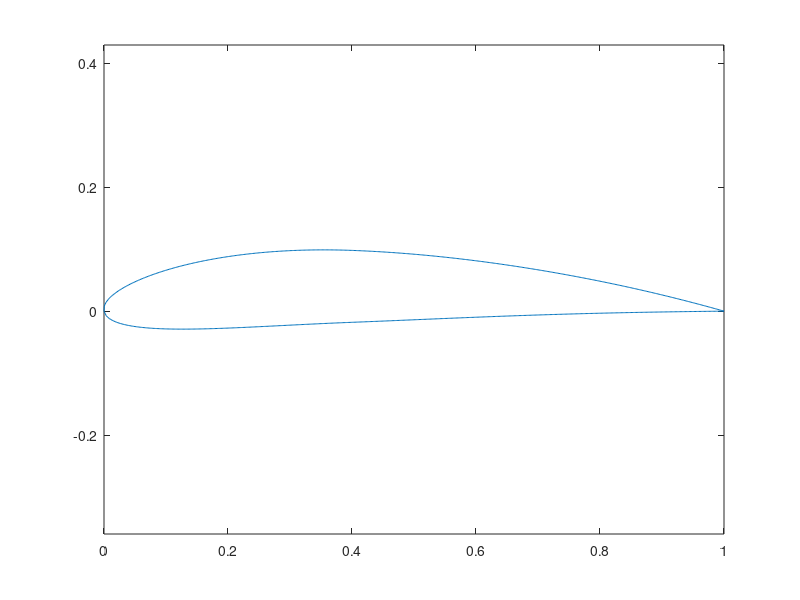

Write the MATLAB code that produced this figure.
clear;
clc;
close all;

%[x_b,y_b] = function NACA_Airfoils(m,p,t,c,N)

m=.04;
p=.4;
t=.12;
c=1;
N=1000;

%create n/2 x positions
x_positions = linspace(0,c,N/2);

y_t = ((t./0.2).*c).* ((.2969.*sqrt(x_positions./c)) - (.1260.*(x_positions./c)) - (.3516.*((x_positions./c).^2)) + (.2843.*((x_positions./c).^3)) - (.1036.*((x_positions./c).^4)));


front_positions = x_positions(x_positions < (p*c));
rear_positions = x_positions(x_positions >= (p*c));

y_c = (m.*front_positions./(p.^2)).*((2.*p) - (front_positions./c));
y_c = [y_c (m.*(c-rear_positions)./((1-p).^2)).*(1+(rear_positions./c)-(2.*p))];

for i=1:(length(x_positions)-1)
    zeta(1)=0;
    zeta(i+1) = atan((y_c(i+1)-y_c(i))/(x_positions(i+1)-x_positions(i)));
end
x_U = x_positions - (y_t.*sin(zeta));
y_U = y_c + y_t.*cos(zeta);
x_L = x_positions + (y_t.*sin(zeta));
y_L = y_c - y_t.*cos(zeta);

x_b = [flip(x_L) x_U(2:end)];
y_b = [flip(y_L) y_U(2:end)]; 

%% debugging plots
% figure;
% plot(x_positions,y_t);
% 
% figure;
% plot(x_positions,y_c)
% 
% plot(x_U,y_U);
% hold on
% plot(x_L,y_L);
% axis equal
plot(x_b,y_b);
axis equal
